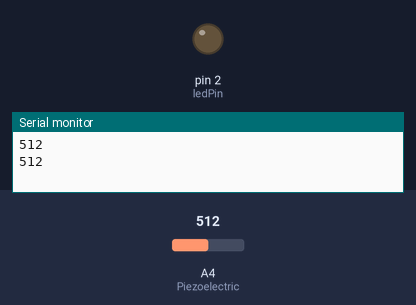
A sketch run on a simulated Arduino Uno, built with avr-gcc and run on an emulated ATmega328P. Shown: output pins drawn as LEDs (lit = HIGH), the last lines printed to the serial monitor. The inputs (shaded band) are chosen by the test bench; at power-on: A4 (Piezoelectric) = 512.

Above: at 2.8 s.
2.9 s: A4 (Piezoelectric) set to 21
5.6 s: A4 (Piezoelectric) set to 18
At 6.1 s:
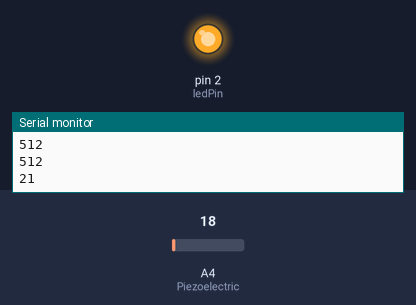
8.3 s: A4 (Piezoelectric) set to 122
At 9.0 s:
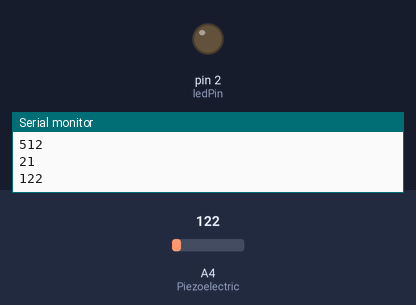
13.8 s: A4 (Piezoelectric) set to 10
At 14.5 s:
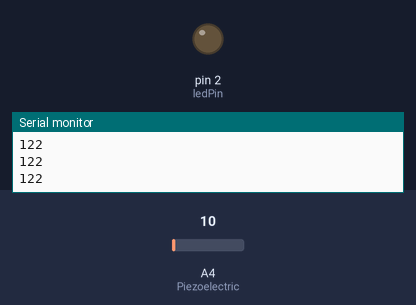
Timing chart, 0 to 16.8 s (numbered marks = the images above; inputs shaded):
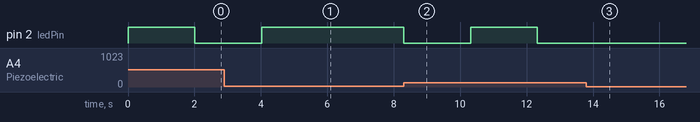

The sketch:

Piezoelectric.ino
```cpp
int Piezoelectric = 4; // the analog pin connected to the sensor
int ledPin = 2; // pin connected to LED
int threshold =20;
int value=0;
int ledStatus=LOW;
void setup()
{
pinMode(ledPin, OUTPUT);   // this function is used to declare led connected pin as output
Serial.begin(9600);
}
void loop()
{
value=analogRead(Piezoelectric);
if(value>=threshold){
  ledStatus = !ledStatus;
  digitalWrite(ledPin,ledStatus);
  Serial.println(value);
  delay(2002);
}
delay(10);
}
```

Measured:
- the behaviour switches between 20 and 19 on A4 (Piezoelectric) (found by bisection; images 0 and 1)
- after the input at 5.6 s, pin 2 (ledPin): stays HIGH (without the input it goes to LOW after 0.44 s)
- after the input at 8.3 s, pin 2 (ledPin): HIGH → LOW at once, → HIGH 2.0 s later, → LOW 2.0 s later
- after the input at 13.8 s, pin 2 (ledPin): stays LOW (without the input it goes to HIGH after 0.54 s)
